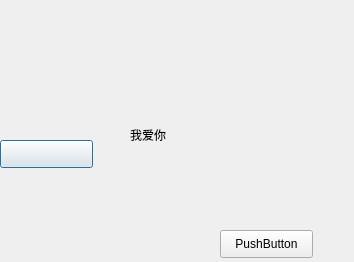
<?xml version="1.0" encoding="UTF-8"?>
<ui version="4.0">
 <class>AboutDialog</class>
 <widget class="QDialog" name="AboutDialog">
  <property name="geometry">
   <rect>
    <x>0</x>
    <y>0</y>
    <width>354</width>
    <height>262</height>
   </rect>
  </property>
  <property name="windowTitle">
   <string>Dialog</string>
  </property>
  <property name="styleSheet">
   <string notr="true"> </string>
  </property>
  <widget class="QPushButton" name="pushButton">
   <property name="geometry">
    <rect>
     <x>0</x>
     <y>140</y>
     <width>93</width>
     <height>28</height>
    </rect>
   </property>
   <property name="text">
    <string/>
   </property>
   <property name="icon">
    <iconset>
     <normaloff>images/001.GIF</normaloff>images/001.GIF</iconset>
   </property>
  </widget>
  <widget class="QLabel" name="label">
   <property name="geometry">
    <rect>
     <x>130</x>
     <y>120</y>
     <width>51</width>
     <height>71</height>
    </rect>
   </property>
   <property name="text">
    <string>&lt;html&gt;&lt;head/&gt;&lt;body&gt;&lt;p&gt;我爱你&lt;/p&gt;&lt;p&gt;&lt;br/&gt;&lt;/p&gt;&lt;/body&gt;&lt;/html&gt;</string>
   </property>
  </widget>
  <widget class="QPushButton" name="pushButton_2">
   <property name="geometry">
    <rect>
     <x>220</x>
     <y>230</y>
     <width>93</width>
     <height>28</height>
    </rect>
   </property>
   <property name="text">
    <string>PushButton</string>
   </property>
  </widget>
 </widget>
 <resources/>
 <connections/>
</ui>
